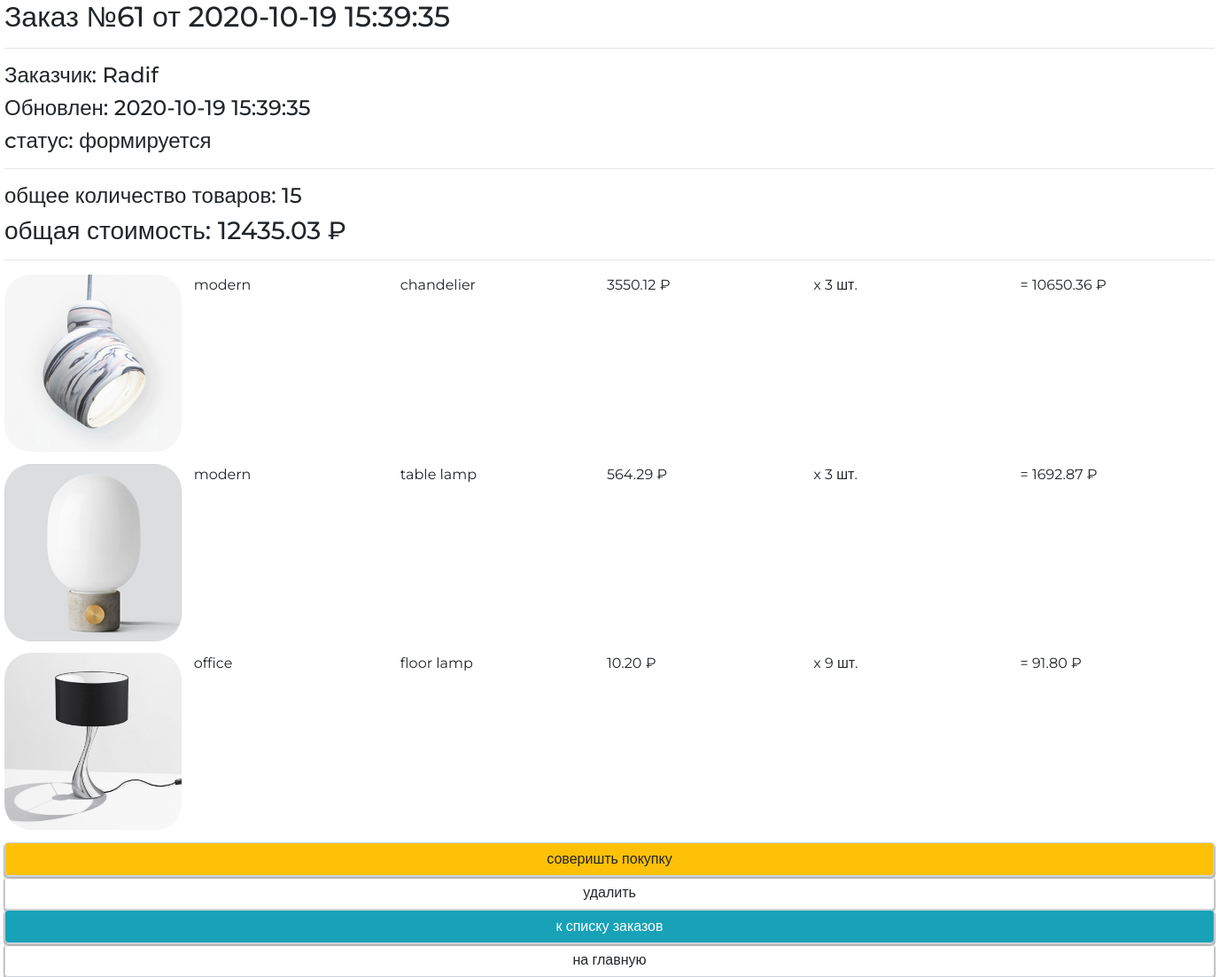
The page /orders/read/61/ (signed in) on the database its author committed.
### ordersapp/models.py (models this page shows, shortened)
class Order(models.Model):
    FORMING = 'F'
    SENT_TO_PROCEED = 'S'
    PROCEEDED = 'P'
    PAID = 'D'
    READY = 'Y'
    CANCEL = 'C'
    ORDER_STATUS_CHOICES = (
        (FORMING, 'формируется'),
        (SENT_TO_PROCEED, 'отправлен в обработку'),
        (PAID, 'оплачен'),
        (PROCEEDED, 'обрабатывается'),
        (READY, 'готов к выдаче'),
        (CANCEL, 'отменен'),
    )
    user = models.ForeignKey(get_user_model(), on_delete=models.CASCADE)
    created = models.DateTimeField(verbose_name='создан', auto_now_add=True)
    updated = models.DateTimeField(verbose_name='обновлен', auto_now=True)
    status = models.CharField(verbose_name='статус',
                              max_length=1,
                              choices=ORDER_STATUS_CHOICES,
                              default=FORMING)
    is_active = models.BooleanField(verbose_name='активен', default=True, db_index=True)
    class Meta:
        ordering = ('-is_active', '-created',)
        verbose_name = 'заказ'
        verbose_name_plural = 'заказы'
    @cached_property
    def is_forming(self):
        return self.status == self.FORMING
    @property
    def summary(self):
        items = self.orderitems.select_related('product').all()
        return {
            'total_cost': sum(list(map(lambda x: x.quantity * x.product.price, items))),
            'total_quantity': sum(list(map(lambda x: x.quantity, items)))
        }

class OrderItem(models.Model):
    order = models.ForeignKey(Order,
                              related_name="orderitems",
                              on_delete=models.CASCADE)
    product = models.ForeignKey(Product,
                                verbose_name='продукт',
                                on_delete=models.CASCADE)
    quantity = models.PositiveIntegerField(verbose_name='количество',
                                           default=0)
    @cached_property
    def product_cost(self):
        return self.product.price * self.quantity

### authapp/models.py (models this page shows, shortened)
class ShopUser(AbstractUser):
    email = models.EmailField(verbose_name='электронный адрес', unique=True)
    age = models.PositiveIntegerField(verbose_name='возраст', null=True)
    avatar = models.ImageField(upload_to=USERS_AVATARS, blank=True)
    activation_key = models.CharField(max_length=128, blank=True)
    activation_key_expires = models.DateTimeField(
        default=get_activation_key_expires
    )
    class Meta:
        verbose_name = 'Пользователь'
        verbose_name_plural = 'Пользователи'
        ordering = ['-is_active', '-is_superuser', '-is_staff', 'username']

### mainapp/models.py (models this page shows, shortened)
class Product(models.Model):
    category = models.ForeignKey(ProductCategory,
                                 on_delete=models.CASCADE,
                                 verbose_name='категория продукта')
    name = models.CharField('имя продукта', max_length=128)
    image = models.ImageField(upload_to='products_images', blank=True)
    short_desc = models.CharField('краткое описание продукта', max_length=64, blank=True)
    description = models.TextField('описание продукта', blank=True)
    price = models.DecimalField('цена продукта', max_digits=8, decimal_places=2, default=0)
    quantity = models.PositiveIntegerField('количество на складе', default=0)
    is_active = models.BooleanField(verbose_name='активность', default=True, db_index=True)
    modified_date = models.DateTimeField(
        verbose_name='дата изменения', auto_now=True)
    class Meta:
        verbose_name = 'продукт'
        verbose_name_plural = 'продукты'
        ordering = ['-is_active', 'category', 'name']

class ProductCategory(models.Model):
    name = models.CharField(verbose_name='имя категории', max_length=128)
    description = models.TextField(verbose_name='описание категории', blank=True)
    is_active = models.BooleanField(verbose_name='активность', default=True, db_index=True)
    modified_date = models.DateTimeField(
        verbose_name='дата изменения', auto_now=True)
    class Meta:
        verbose_name = 'Категория продукта'
        verbose_name_plural = 'Категории продуктов'
        ordering = ['-is_active', 'name']

### ordersapp/views.py (the view)
# urls.py: path('read/<int:pk>/', ordersapp.OrderDetail.as_view(), name='order_read'),
class OrderDetail(OnlyLoggedUserMixin, DetailView):
    extra_context = {
        "page_title": "заказы/подробности",
    }
    model = Order

### mainapp/context_processors.py (called while the page is built)
def get_categories(request):
    if settings.LOW_CACHE:
        key = 'links_menu'
        links_menu = cache.get(key)
        if links_menu is None:
            links_menu = ProductCategory.objects.filter(is_active=True)
            cache.set(key, links_menu)
    else:
        links_menu = ProductCategory.objects.filter(is_active=True)
    return {
        'categories': links_menu
    }

### mainapp/templatetags/my_tags.py (called while the page is built)
def media_folder_products(string):
    if not string:
        string = 'products_images/default.jpg'
    return f'{settings.MEDIA_URL}{string}'

### ordersapp/views.py (called while the page is built)
    @method_decorator(login_required())
    def dispatch(self, request, *args, **kwargs):
        return super().dispatch(request, *args, **kwargs)

### ordersapp/templates/ordersapp/order_detail.html
{% extends "ordersapp/base.html" %}
{% load static %}
{% load my_tags %}
{% block container %}
    {% include 'ordersapp/includes/inc__order_summary.html' %}
    <div class="basket_list categories_list">
        {% for item in object.orderitems.select_related.all %}
            <div class="basket_record category-record">
                <img src="{{ item.product.image|media_folder_products }}"
                     alt="{{ item.product.short_desc }}">
                <div><span class="category_name">{{ item.product.category.name }}</span></div>
                <div><span class="product_name">{{ item.product.name }}</span></div>
                <div><span class="product_price">{{ item.product.price }}&nbsp&#8381;</span></div>
                <div><span class="product_quantitiy">x {{ item.quantity }} шт.</span></div>
                <div><span class="product_cost"> = {{ item.product_cost }}&nbsp&#8381;</span></div>
            </div>
        {% endfor %}
    </div>
    {% include 'ordersapp/includes/inc__order_actions.html' %}
{% endblock %}

### ordersapp/templates/ordersapp/includes/inc__order_summary.html (shortened to what this page needs)
{% if object %}
    <div class="h2">Заказ №{{ object.pk }} от {{ object.created|date:"Y-m-d H:i:s" }}</div>
    <hr>
    <div class="h4">Заказчик: {{ user.last_name }} {{ user.first_name|default:user }} </div>
    <div class="h4">Обновлен: {{ object.updated|date:"Y-m-d H:i:s" }}</div>
    <div class="h4">cтатус: {{ object.get_status_display }}</div>
    <hr>
    {% with object_summary=object.summary %}
        <div class="h4">
            общее количество товаров: <span class="order_total_quantity">{{ object_summary.total_quantity }}</span>
        </div>
        <div class="h3">
            общая стоимость: <span class="order_total_cost">{{ object_summary.total_cost }}</span>&nbsp;&#8381;
        </div>
    {% endwith %}
{% endif %}
<hr>

### static/css/style.css (style rules this page uses)
* { margin: 0; padding: 0; }
html { height: 100%; }
body { height: 100%; font-family: "Montserrat", sans-serif; }
.categories_list .category-record { display: flex; margin-bottom: 1%; }
.categories_list .category-record div { width: 20%; margin-left: 1%; }
.categories_list .category-record img { width: 200px; height: 200px; border-radius: 15%; }

### rows shown on the page
Order: pk "61", created "2020-10-19 15:39:35", updated "2020-10-19 15:39:35", status "формируется"
ShopUser: first_name "Radif"
OrderItem: product.image|media_folder_products (picture), product.category.name "modern", product.name "chandelier", product.price "3550.12", quantity "3", product_cost "10650.36"
OrderItem: product.image|media_folder_products (picture), product.category.name "modern", product.name "table lamp", product.price "564.29", quantity "3", product_cost "1692.87"
OrderItem: product.image|media_folder_products (picture), product.category.name "office", product.name "floor lamp", product.price "10.20", quantity "9", product_cost "91.80"

### other values the page prints
{{ object_summary.total_quantity }} "15"
{{ object_summary.total_cost }} "12435.03"
